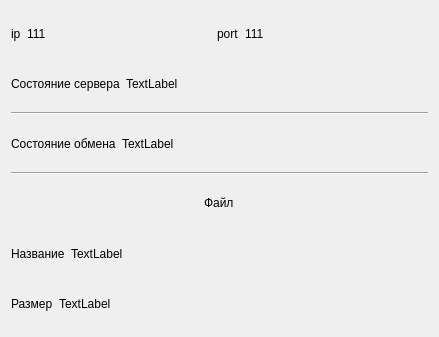
<?xml version="1.0" encoding="UTF-8"?>
<ui version="4.0">
 <class>Widget</class>
 <widget class="QWidget" name="Widget">
  <property name="geometry">
   <rect>
    <x>0</x>
    <y>0</y>
    <width>439</width>
    <height>337</height>
   </rect>
  </property>
  <property name="windowTitle">
   <string>Widget</string>
  </property>
  <layout class="QVBoxLayout" name="verticalLayout">
   <item>
    <layout class="QHBoxLayout" name="horizontalLayout">
     <item>
      <widget class="QLabel" name="label">
       <property name="sizePolicy">
        <sizepolicy hsizetype="Maximum" vsizetype="Preferred">
         <horstretch>0</horstretch>
         <verstretch>0</verstretch>
        </sizepolicy>
       </property>
       <property name="text">
        <string>ip</string>
       </property>
      </widget>
     </item>
     <item>
      <widget class="QLabel" name="lblServerIP">
       <property name="text">
        <string>111</string>
       </property>
      </widget>
     </item>
     <item>
      <widget class="QLabel" name="label_3">
       <property name="sizePolicy">
        <sizepolicy hsizetype="Maximum" vsizetype="Preferred">
         <horstretch>0</horstretch>
         <verstretch>0</verstretch>
        </sizepolicy>
       </property>
       <property name="text">
        <string>port</string>
       </property>
      </widget>
     </item>
     <item>
      <widget class="QLabel" name="lblServerPort">
       <property name="text">
        <string>111</string>
       </property>
      </widget>
     </item>
    </layout>
   </item>
   <item>
    <layout class="QHBoxLayout" name="horizontalLayout_2">
     <item>
      <widget class="QLabel" name="label_5">
       <property name="sizePolicy">
        <sizepolicy hsizetype="Maximum" vsizetype="Preferred">
         <horstretch>0</horstretch>
         <verstretch>0</verstretch>
        </sizepolicy>
       </property>
       <property name="text">
        <string>Состояние сервера</string>
       </property>
      </widget>
     </item>
     <item>
      <widget class="QLabel" name="lblServerState">
       <property name="text">
        <string>TextLabel</string>
       </property>
      </widget>
     </item>
    </layout>
   </item>
   <item>
    <widget class="Line" name="line_2">
     <property name="orientation">
      <enum>Qt::Horizontal</enum>
     </property>
    </widget>
   </item>
   <item>
    <layout class="QHBoxLayout" name="horizontalLayout_5">
     <item>
      <widget class="QLabel" name="label_13">
       <property name="sizePolicy">
        <sizepolicy hsizetype="Maximum" vsizetype="Preferred">
         <horstretch>0</horstretch>
         <verstretch>0</verstretch>
        </sizepolicy>
       </property>
       <property name="text">
        <string>Состояние обмена</string>
       </property>
      </widget>
     </item>
     <item>
      <widget class="QLabel" name="lblExchange">
       <property name="text">
        <string>TextLabel</string>
       </property>
      </widget>
     </item>
    </layout>
   </item>
   <item>
    <widget class="Line" name="line">
     <property name="orientation">
      <enum>Qt::Horizontal</enum>
     </property>
    </widget>
   </item>
   <item alignment="Qt::AlignHCenter">
    <widget class="QLabel" name="label_14">
     <property name="text">
      <string>Файл</string>
     </property>
    </widget>
   </item>
   <item>
    <layout class="QHBoxLayout" name="horizontalLayout_6">
     <item>
      <widget class="QLabel" name="label_15">
       <property name="sizePolicy">
        <sizepolicy hsizetype="Maximum" vsizetype="Preferred">
         <horstretch>0</horstretch>
         <verstretch>0</verstretch>
        </sizepolicy>
       </property>
       <property name="text">
        <string>Название</string>
       </property>
      </widget>
     </item>
     <item>
      <widget class="QLabel" name="lblFile">
       <property name="text">
        <string>TextLabel</string>
       </property>
      </widget>
     </item>
    </layout>
   </item>
   <item>
    <layout class="QHBoxLayout" name="horizontalLayout_7">
     <item>
      <widget class="QLabel" name="label_17">
       <property name="sizePolicy">
        <sizepolicy hsizetype="Maximum" vsizetype="Preferred">
         <horstretch>0</horstretch>
         <verstretch>0</verstretch>
        </sizepolicy>
       </property>
       <property name="text">
        <string>Размер</string>
       </property>
      </widget>
     </item>
     <item>
      <widget class="QLabel" name="lblSize">
       <property name="text">
        <string>TextLabel</string>
       </property>
      </widget>
     </item>
    </layout>
   </item>
  </layout>
 </widget>
 <layoutdefault spacing="6" margin="11"/>
 <resources/>
 <connections/>
</ui>
